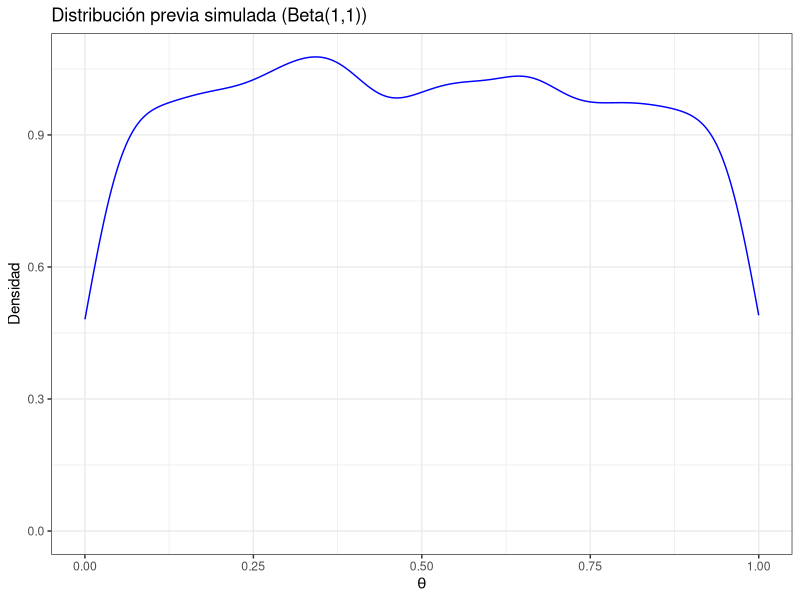
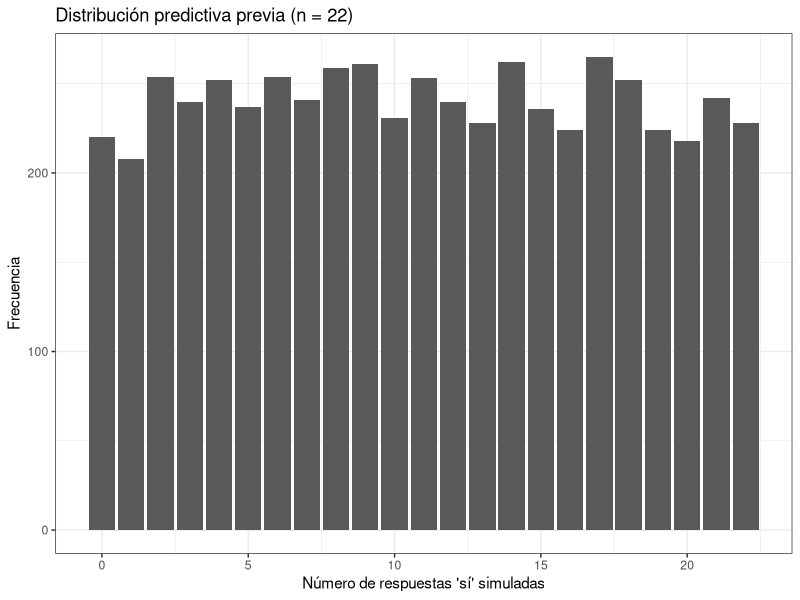
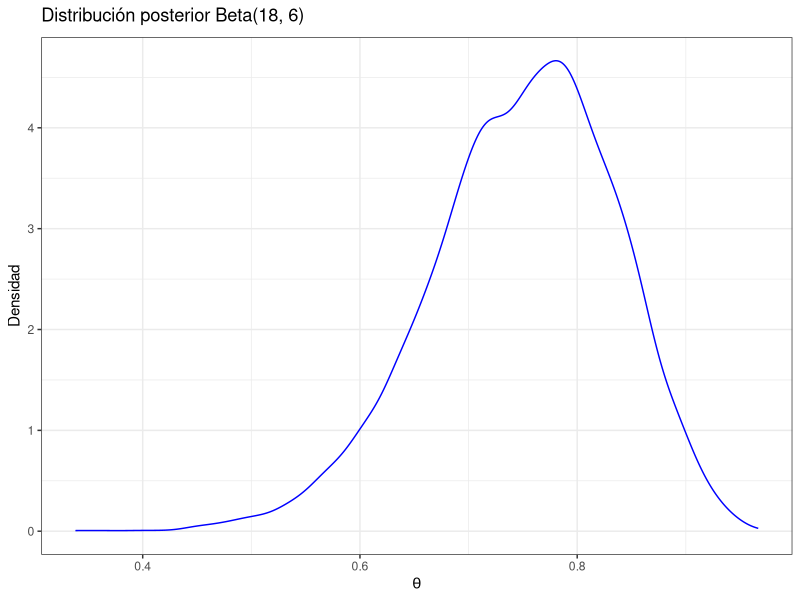
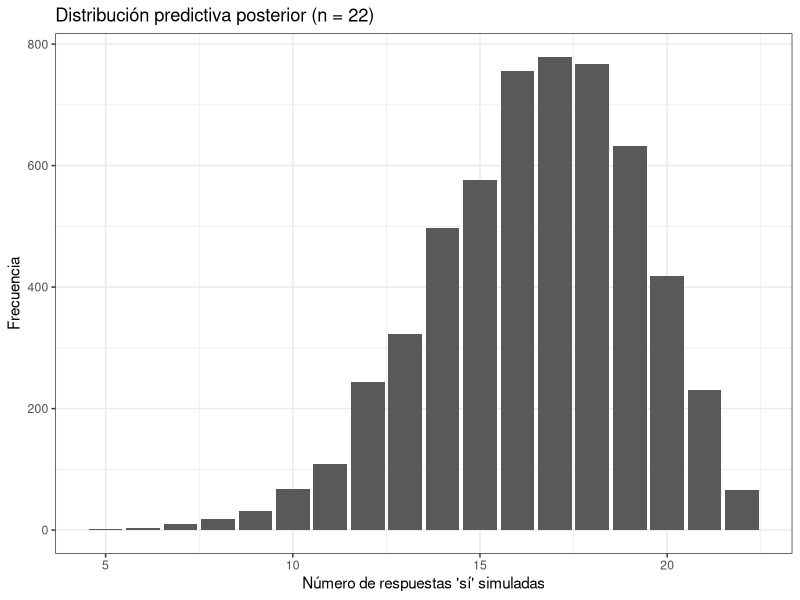
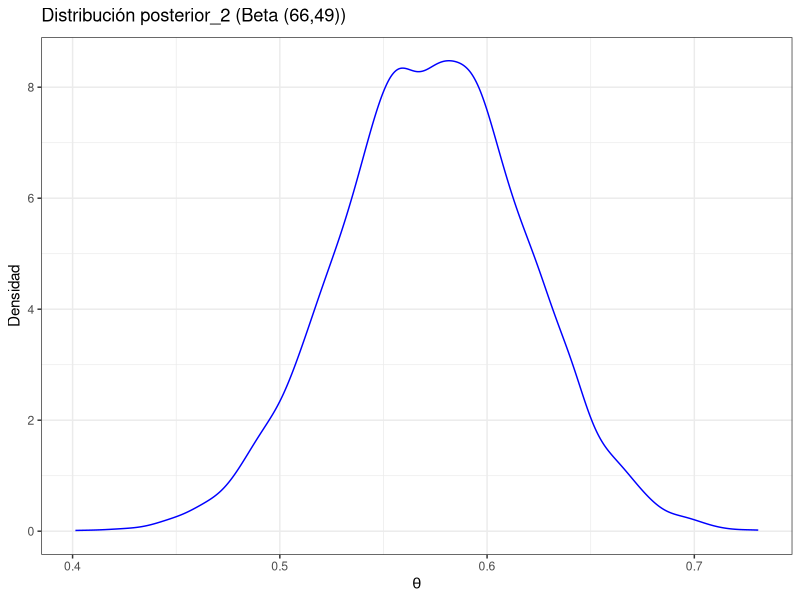
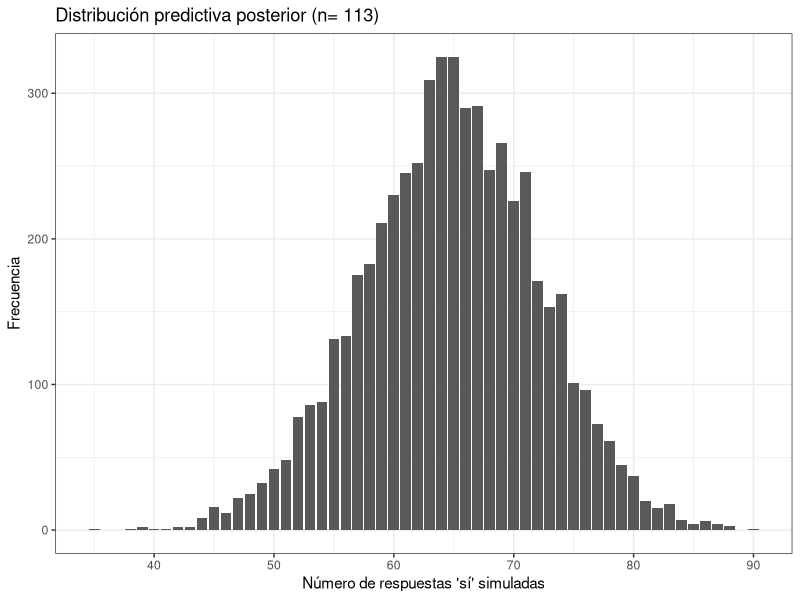
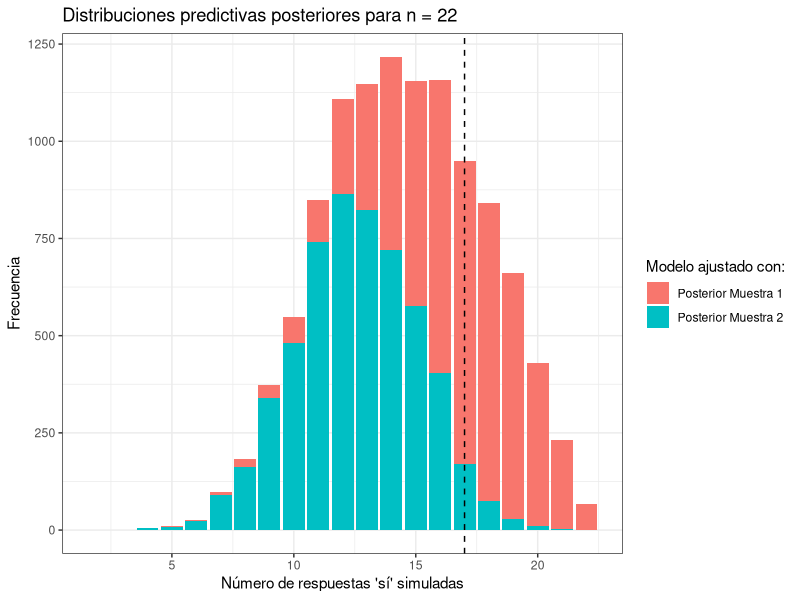
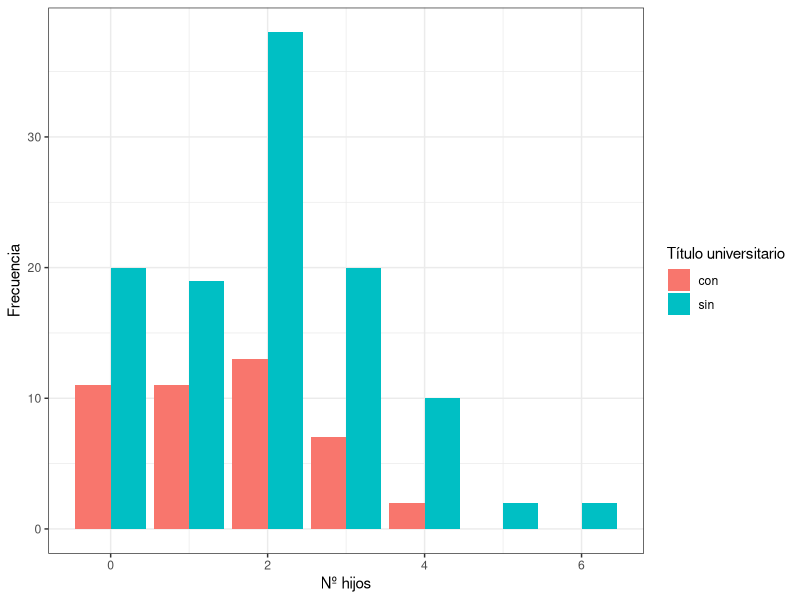

These charts were generated, in order, by the following R code:
## ---- chunk 1
#| message: false

# Paquetes:
library(tidyverse)
library(RColorBrewer)
library(scales)


# Configuración de la salida gráfica:

PALETA <- brewer.pal(8, "Set2") # Colores por defecto
color_defecto <- PALETA[1]      # Color por defecto
options(ggplot2.discrete.colour = PALETA)

theme_set(theme_bw()) # Tema "neutro" para la representación gráfica

# Redondea los números reales "inline":
options(digits = 3L)                
options(knitr.digits.signif = FALSE)

# Inicializa la semilla aleatoria:
set.seed(20250327)
## ---- chunk 2
aceptacion_muestra_1 <- tibble(
  id_participante   = 1:22,
  resp_descarga_app = c(
    "Si", "Si", "No", "No", "Si", "Si", "Si", "Si", "No", "Si", "Si",
    "Si", "Si", "Si", "Si", "Si", "No", "Si", "No", "Si", "Si", "Si"
  )
)

# Tamaño de la muestra (necesario para enunciados más adelante)
n_muestra_1 <- aceptacion_muestra_1 |> count() |> pull()

aceptacion_muestra_2 <- tibble(
  id_participante   = 1:113,
  resp_descarga_app = c(
    "Si", "Si", "No", "No", "Si", "Si", "Si", "Si", "No", "Si", "Si",
    "Si", "Si", "Si", "Si", "Si", "No", "Si", "No", "Si", "Si", "Si", 
    "No", "Si", "Si", "Si", "Si", "No", "No", "Si", "No", "Si", "Si", 
    "Si", "Si", "Si", "No", "Si", "No", "No", "Si", "No", "Si", "Si", 
    "No", "No", "No", "Si", "No", "No", "Si", "Si", "No", "No", "Si", 
    "No", "Si", "No", "No", "No", "Si", "Si", "No", "Si", "Si", "No", 
    "Si", "Si", "No", "Si", "Si", "No", "Si", "No", "Si", "No", "Si", 
    "No", "No", "No", "Si", "Si", "No", "No", "Si", "Si", "No", "No", 
    "No", "Si", "Si", "No", "Si", "Si", "No", "Si", "Si", "Si", "Si", 
    "No", "Si", "No", "No", "No", "No", "No", "Si", "No", "No", "Si", 
    "Si", "Si", "Si"
  )
)
## ---- chunk 3
# Parámetros de la distribución no informativa Beta(1,1)
a <- 1
b <- 1

# Valores teóricos
media_teorica <- a / (a + b) #Esto se utilizará después
var_teorica <- (a * b) / ((a + b)^2 * (a + b + 1))

alpha <- 0.01              # Nivel de confianza
z <- qnorm(1 - alpha / 2)  # Cuantil z para 99% de confianza
epsilon <- 0.01            # Precisión deseada
n_sim <- var_teorica / (epsilon / z)^2
## ---- chunk 4
library(tidyverse)
set.seed(20250327) #Tal vez ya no es necesario
theta_sim <- rbeta(n_sim, a, b)
theta_tibble <- tibble(theta = theta_sim)

# Resultados
theta_tibble |> 
  summarise( 
    media_sim   = mean(theta),
    varianza_sim = var(theta),
    media_t = media_teorica,
    varianza_t = var_teorica
  )
## ---- chunk 5
theta_tibble |> 
  ggplot(aes(x = theta)) +
  geom_density(color = "blue") +
  labs(
    title = "Distribución previa simulada (Beta(1,1))",
    x = expression(theta),
    y = "Densidad"
  )
## ---- chunk 6
set.seed(20250327)
sim_pre<- rbinom(n = length(theta_sim), size = n_muestra_1, prob = theta_sim)
predictiva_pre_tibble <- tibble(y=sim_pre)
predictiva_pre_tibble |> 
  ggplot(aes(x = y)) +
  geom_bar() +
  labs(
    title = "Distribución predictiva previa (n = 22)",
    x = "Número de respuestas 'sí' simuladas",
    y = "Frecuencia"
  )
## ---- chunk 7
obs_1 <- aceptacion_muestra_1 |> 
  filter(resp_descarga_app == "Si") |> 
  nrow() # Convierte el tiible en una sola fila
centil <- mean(sim_pre <= obs_1)
prob_mayor_igual <- mean(sim_pre >= obs_1)
prob_menor_igual <- centil

# Resultados
tibble(
  observado = obs_1,
  centil_empírico = centil * 100,
  P_mayor_igual = prob_mayor_igual,
  P_menor_igual = prob_menor_igual
)
## ---- chunk 8
set.seed(20250327)
n_obs <- nrow(aceptacion_muestra_1)

# Parámetros de la distribución posterior por conjugación
a_post <- a + obs_1
b_post <- b + n_obs - obs_1

# Simulación de la distribución posterior
theta_post <- rbeta(n_sim, a_post, b_post)
posterior_tibble <- tibble(theta = theta_post)

posterior_tibble |> 
  ggplot(aes(x = theta)) +
  geom_density(color="blue") +
  labs(
    title = expression("Distribución posterior Beta(18, 6)"),
    x = expression(theta),
    y = "Densidad"
  ) 

## ---- chunk 9
set.seed(20250327)
sim_post <- rbinom(n = length(theta_post), size = n_obs, prob = theta_post)
predictiva_post_tibble <- tibble(y = sim_post)
predictiva_post_tibble %>%
  ggplot(aes(x = y)) +
  geom_bar() +
  labs(
    title = "Distribución predictiva posterior (n = 22)",
    x = "Número de respuestas 'sí' simuladas",
    y = "Frecuencia"
  ) 
## ---- chunk 10
set.seed(20250327)
obs_2 <- aceptacion_muestra_2 |> 
  filter(resp_descarga_app == "Si") |> 
  nrow()

n_muestra_2 <- nrow(aceptacion_muestra_2)

# Parámetros de la distribución posterior
a_post_2 <- a + obs_2
b_post_2 <- b + n_muestra_2 - obs_2

# Simulación de la distribución posterior
theta_post_2 <- rbeta(n_sim, a_post_2, b_post_2)
posterior_2_tibble <- tibble(theta = theta_post_2)
posterior_2_tibble |> 
  ggplot(aes(x = theta)) +
  geom_density(color="blue") +
  labs(
    title = expression("Distribución posterior_2 (Beta (66,49))"),
    x = expression(theta),
    y = "Densidad"
  )
## ---- chunk 11
set.seed(20250327)
# Simulación de la distribución predictiva posterior
sim_post_2 <- rbinom(n = length(theta_post_2), size = n_muestra_2, prob = theta_post_2)
predictiva_post_2_tibble <- tibble(y = sim_post_2)

predictiva_post_2_tibble %>%
  ggplot(aes(x = y)) +
  geom_bar() +
  labs(
    title = "Distribución predictiva posterior (n= 113)",
    x = "Número de respuestas 'sí' simuladas",
    y = "Frecuencia"
  )

## ---- chunk 12
set.seed(20250327)
pred_post_2_pequeña <- rbinom(n = length(theta_post_2), size = n_muestra_1, prob = theta_post_2)
pred_post_2_pequeña_tibble <- tibble(y = pred_post_2_pequeña, modelo = "Posterior Muestra 2")

# Etiquetar la PP de muestra 1
predictiva_post_1_tibble <- tibble(y = sim_post, modelo = "Posterior Muestra 1")

# Combinar ambas
predictiva_ambas <- bind_rows(predictiva_post_1_tibble, pred_post_2_pequeña_tibble)

# --- Paso 5: Graficar ambas distribuciones con línea vertical en y_obs = 17 ---
predictiva_ambas |> 
  ggplot(aes(x = y, fill = modelo)) +
  geom_bar() +
  geom_vline(xintercept = obs_1, color = "black", linetype = "dashed") +
  labs(
    title = "Distribuciones predictivas posteriores para n = 22",
    x = "Número de respuestas 'sí' simuladas",
    y = "Frecuencia",
    fill = "Modelo ajustado con:"
  ) 
## ---- chunk 13
# Probabilidades bajo el modelo ajustado con segunda muestra
P_mayor_igual_m2 <- mean(pred_post_2_pequeña >= obs_1)
P_menor_igual_m2 <- mean(pred_post_2_pequeña <= obs_1)

# Resultados
tibble(
  Observado = obs_1,
  P_mayor_igual = P_mayor_igual_m2,
  P_menor_igual = P_menor_igual_m2
)
## ---- chunk 14
set.seed(20250327)
# Simulación predictiva posterior con el modelo ajustado con muestra 1, pero n de muestra 2
pred_post_1_grande <- rbinom(n = length(theta_post), size = n_muestra_2, prob = theta_post)

P_mayor_igual_m1 <- mean(pred_post_1_grande >= obs_2)
P_menor_igual_m1 <- mean(pred_post_1_grande <= obs_2)

# Mostrar resultados
tibble(
  Observado_2 = obs_2,
  P_mayor_igual = P_mayor_igual_m1,
  P_menor_igual = P_menor_igual_m1,
)

## ---- chunk 15
fertilidad_gss_1990 <- tibble(
  titulo_uni = c("sin" |> rep(7),                 "con" |> rep(5)),
  n_hijos    = c(0:6,                             0:4),
  frecuencia = c(20L, 19L, 38L, 20L, 10L, 2L, 2L, 11L, 11L, 13L, 7L, 2L)
) |>
  # Rellena los niveles para hacer ambas muestras más "comparables":
  complete(titulo_uni, n_hijos, fill = list(frecuencia = 0))

fert_estadisticos <- fertilidad_gss_1990 |>
  group_by(titulo_uni) |>
  summarize(y = sum(n_hijos * frecuencia), n = sum(frecuencia))

fert_estadisticos # y = nº hijos en cada grupo, n = nº mujeres en cada grupo

fertilidad_gss_1990 |>
  ggplot(aes(n_hijos, frecuencia, fill = titulo_uni)) +
  geom_col(position = "dodge") +
  labs(fill = "Título universitario", x  = "Nº hijos", y = "Frecuencia")
## ---- chunk 16
A_PRE <- 2L
B_PRE <- 1L

params_fertilidad <- fert_estadisticos |> mutate(
  a_post = A_PRE + y,
  b_post = B_PRE + n
)

params_fertiliad_sin <- params_fertilidad |>
  filter(titulo_uni == "sin") 
a_post_sin <- params_fertiliad_sin |> pull(a_post)
b_post_sin <- params_fertiliad_sin |> pull(b_post)

params_fertiliad_con <- params_fertilidad |>
  filter(titulo_uni == "con") 
a_post_con <- params_fertiliad_con |> pull(a_post)
b_post_con <- params_fertiliad_con |> pull(b_post)
## ---- chunk 17
# Se extrae aquí un valor para utilizar más adelante
n_con <- fert_estadisticos |> filter(titulo_uni == "con") |> pull(n)
## ---- chunk 18
max_poisson <- function(lambda, n) {
  
  # COMPLETAR AQUÍ EL CUERPO DE LA FUNCIÓN
}
